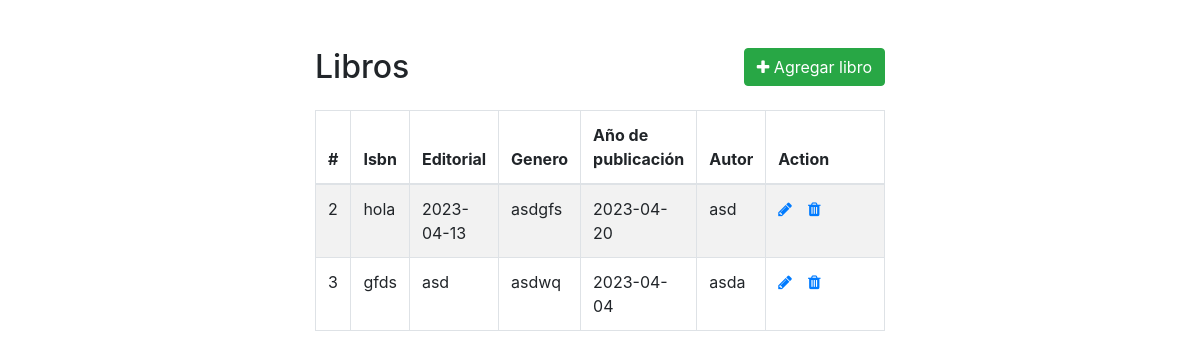
Page /vista/bienvenidoLibro.php on the committed database.
### tables this page shows
CREATE TABLE `libros` (
  `id_libro` int(11) NOT NULL,
  `autor` varchar(11) NOT NULL,
  `genero` varchar(11) NOT NULL,
  `anoPublicacion` date NOT NULL,
  `ISBN` varchar(50) DEFAULT NULL,
  `editorial` varchar(50) DEFAULT NULL
);

### vista/bienvenidoLibro.php (the view, shortened to what this page needs)
<!DOCTYPE html>
<html lang="en">
<head>
    <link rel="stylesheet" href="https://stackpath.bootstrapcdn.com/bootstrap/4.5.2/css/bootstrap.min.css">
    <link rel="stylesheet" href="https://maxcdn.bootstrapcdn.com/font-awesome/4.7.0/css/font-awesome.min.css">
</head>
<body>
    <div class="wrapper">
        <div class="container-fluid">
            <div class="row">
                <div class="col-md-12">
                    <div class="mt-5 mb-3 clearfix">
                        <h2 class="pull-left">Libros</h2>
                        <a href="../vista/libro/createlibro.php" class="btn btn-success pull-right"><i class="fa fa-plus"></i> Agregar libro</a>
                    </div>
                    <?php
                    require_once "../modelo/configConexion.php";
                    $sql = "SELECT * FROM libros";
                    $result = mysqli_query($conn, $sql);
                    if($result){
                        if($result->num_rows > 0){
                            echo '<table class="table table-bordered table-striped">';
                                echo "<thead>";
                                    echo "<tr>";
                                        echo "<th>#</th>";
                                        echo "<th>Isbn</th>";
                                        echo "<th>Editorial</th>";
                                        echo "<th>Genero</th>";
                                        echo "<th>Año de publicación</th>";
                                        echo "<th>Autor</th>";
                                        echo "<th>Action</th>";
                                    echo "</tr>";
                                echo "</thead>";
                                echo "<tbody>";
                                while($row = $result->fetch_array()){
                                    echo "<tr>";
                                        echo "<td>" . $row['id_libro'] . "</td>";
                                        echo "<td>" . $row['ISBN'] . "</td>";
                                        echo "<td>" . $row['editorial'] . "</td>";
                                        echo "<td>" . $row['genero'] . "</td>";
                                        echo "<td>" . $row['anoPublicacion'] . "</td>";
                                        echo "<td>" . $row['autor'] . "</td>";
                                        echo "<td>";
                                            echo '<a href="../vista/libro/updateLibro.php?id='. $row['id_libro'] .'" class="mr-3" title="Update Record" data-toggle="tooltip"><span class="fa fa-pencil"></span></a>';
                                            echo '<a href="../vista/libro/deleteLibro.php?id='. $row['id_libro'] .'" title="Delete Record" data-toggle="tooltip"><span class="fa fa-trash"></span></a>';
                                        echo "</td>";
                                    echo "</tr>";
                                }
                                echo "</tbody>";
                            echo "</table>";
                        } else{
                            echo '<div class="alert alert-danger"><em>No se encontraron registros.</em></div>';
                        }
                    } else{
                        echo "¡Ups! Algo salió mal. Por favor, inténtelo de nuevo más tarde.";
                    }
                    ?>
                </div>
            </div>
        </div>
    </div>
</body>
</html>

### vista/bienvenidoLibro.php (style rules this page uses)
.wrapper { width: 600px; margin: 0 auto; }
table tr td:last-child { width: 120px; }

### rows in the picture
libros: id_libro "2", ISBN "hola", editorial "2023-04-13", genero "asdgfs", anoPublicacion "2023-04-20", autor "asd"
libros: id_libro "3", ISBN "gfds", editorial "asd", genero "asdwq", anoPublicacion "2023-04-04", autor "asda"
